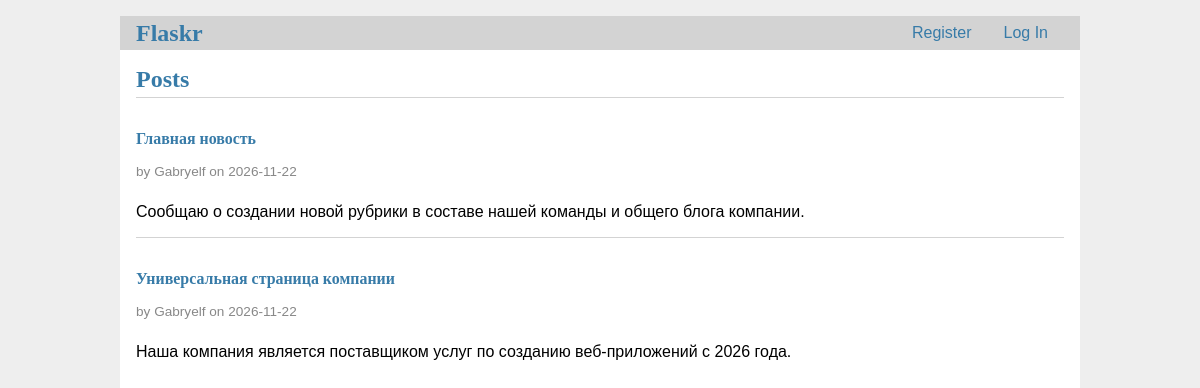
The page / on the database its author committed.
### tables this page shows
CREATE TABLE post (
  id INTEGER PRIMARY KEY AUTOINCREMENT,
  author_id INTEGER NOT NULL,
  created TIMESTAMP NOT NULL DEFAULT CURRENT_TIMESTAMP,
  title TEXT NOT NULL,
  body TEXT NOT NULL,
  FOREIGN KEY (author_id) REFERENCES user (id)
);

CREATE TABLE user (
  id INTEGER PRIMARY KEY AUTOINCREMENT,
  username TEXT UNIQUE NOT NULL,
  password TEXT NOT NULL
);

### flaskr/blog.py (the view)
@bp.route('/')
def index():
    db = get_db()
    posts = db.execute(
        'SELECT p.id, title, body, created, author_id, username'
        ' FROM post p JOIN user u ON p.author_id = u.id'
        ' ORDER BY created DESC'
    ).fetchall()
    return render_template('blog/index.html', posts=posts)

### flaskr/auth.py (called while the page is built)
@bp.before_app_request
def load_logged_in_user():
    user_id = session.get('user_id')
    if user_id is None:
        g.user = None
    else:
        g.user = get_db().execute(
            'SELECT * FROM user WHERE id = ?', (user_id,)
        ).fetchone()

### flaskr/db.py (called while the page is built)
def get_db():
    if 'db' not in g:
        g.db = sqlite3.connect(
            current_app.config['DATABASE'],
            detect_types=sqlite3.PARSE_DECLTYPES,
        )
        g.db.row_factory = sqlite3.Row
    return g.db

### flaskr/templates/blog/index.html (shortened to what this page needs)
{% extends 'base.html' %}
{% block header %}
  <h1>{% block title %}Posts{% endblock %}</h1>
{% endblock %}
{% block content %}
  {% for post in posts %}
    <article class="post">
      <header>
        <div>
          <h1>{{ post['title'] }}</h1>
          <div class="about">by {{ post['username'] }} on {{ post['created'].strftime('%Y-%m-%d') }}</div>
        </div>
      </header>
      <p class="body">{{ post['body'] }}</p>
    </article>
    {% if not loop.last %}
      <hr>
    {% endif %}
  {% endfor %}
{% endblock %}

### flaskr/templates/base.html (shortened to what this page needs)
<!doctype html>
<link rel="stylesheet" href="{{ url_for('static', filename='style.css') }}">
<nav>
  <h1>Flaskr</h1>
  <ul>
    {% if g.user %}
      <li><span>{{ g.user['username'] }}</span>
      <li><a href="{{ url_for('auth.logout') }}">Log Out</a>
    {% else %}
      <li><a href="{{ url_for('auth.register') }}">Register</a>
      <li><a href="{{ url_for('auth.login') }}">Log In</a>
    {% endif %}
  </ul>
</nav>
<section class="content">
  <header>
    {% block header %}{% endblock %}
  </header>
  {% block content %}{% endblock %}
</section>

### flaskr/static/style.css (style rules this page uses)
h1 { font-family: serif; color: #377ba8; margin: 1rem 0; }
a { color: #377ba8; }
hr { border: none; border-top: 1px solid lightgray; }
nav { background: lightgray; display: flex; align-items: center; padding: 0 1rem; }
nav h1 { flex: auto; margin: 0; }
nav ul { display: flex; list-style: none; margin: 0; padding: 0; }
nav ul li a, nav ul li span, header .action { display: block; padding: 0.5rem 1rem; color: #377ba8; border-bottom: medium none; text-decoration: none; }
.content { padding: 0 1rem 1rem; }
.content > header { border-bottom: 1px solid lightgray; display: flex; align-items: flex-end; }
.content > header h1 { flex: auto; margin: 1rem 0 0.25rem; }
.post { margin: 1rem 0; }
.post > header { display: flex; align-items: flex-end; font-size: 0.85rem; }
.post > header > div > :first-child { flex: 1; }
.post > header > div > :last-child { margin-left: auto; }
.post > header .about { color: #888; }
.post .body { padding-top: 0.5rem; white-space: pre-line; }
.content:last-child { margin-bottom: 0; }

### rows shown on the page
post: title "Главная новость", username "Gabryelf", created "2026-11-22", body "Сообщаю о создании новой рубрики в составе нашей команды и общего блога компании."
post: title "Универсальная страница компании", username "Gabryelf", created "2026-11-22", body "Наша компания является поставщиком услуг по созданию веб-приложений с 2026 года."
